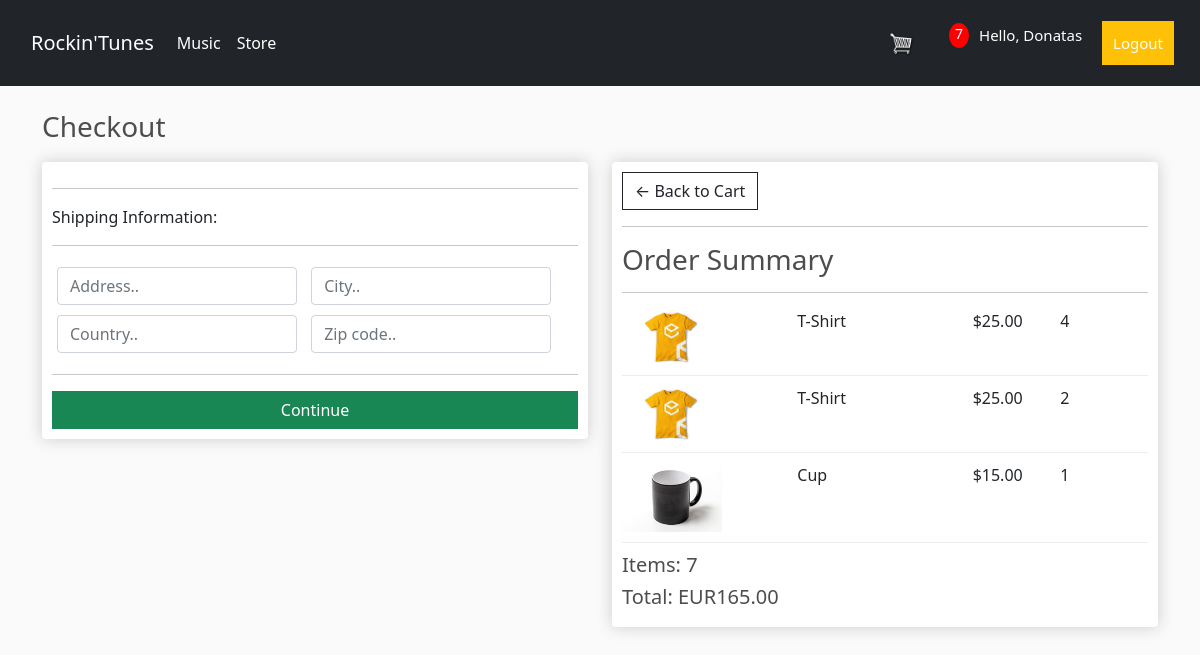
Page /checkout/ (signed in) on the earlier database version.
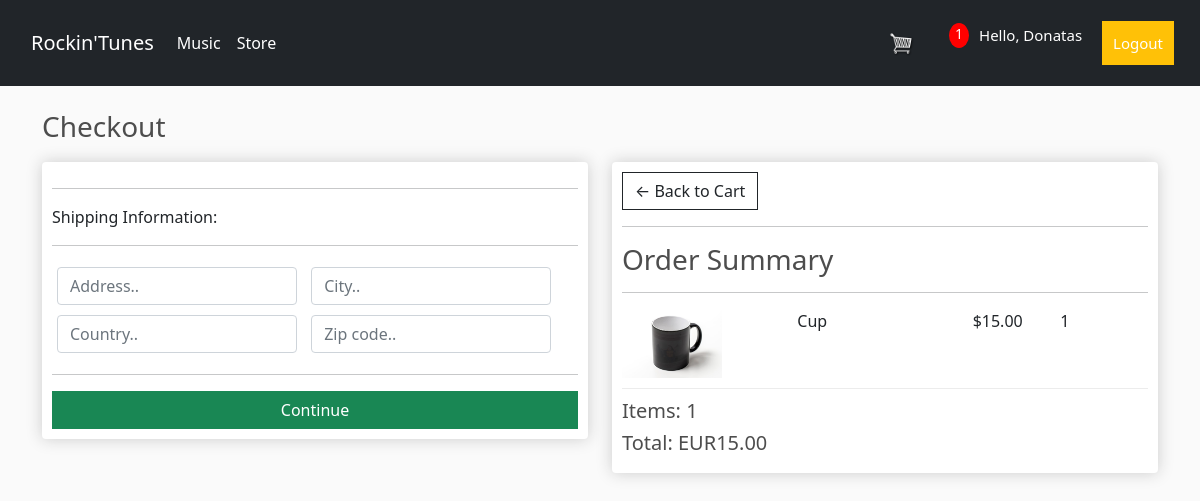
Same page on the later database version.
### store/models.py (models this page shows, shortened)
class OrderItem(models.Model):
    product = models.ForeignKey(Product, on_delete=models.SET_NULL, blank=True, null=True)
    albumProduct = models.ForeignKey(AlbumProduct, on_delete=models.SET_NULL, blank=True, null=True)
    order = models.ForeignKey(Order, on_delete=models.SET_NULL, blank=True, null=True)
    quantity = models.IntegerField(default=0, null=True, blank=True)
    date_added = models.DateTimeField(auto_now_add=True)
    @property
    def get_total(self):
        total = self.product.price * self.quantity
        return total

class Product(models.Model):
    name = models.CharField(max_length=200, null=True)
    price = models.DecimalField(max_digits=10, decimal_places=2)
    digital = models.BooleanField(default=False, null=True, blank=False)
    image = models.ImageField(null=True, blank=True)
    @property
    def imageURL(self):
        try:
            url = self.image.url
        except:
            url = ''
        return url

class Order(models.Model):
    customer = models.ForeignKey(Customer, on_delete=models.SET_NULL, blank=True, null=True)
    date_ordered = models.DateTimeField(auto_now_add=True)
    complete = models.BooleanField(default=False, null=True, blank=False)
    transaction_id = models.CharField(max_length=200, null=True)
    @property
    def shipping(self):
        shipping = False
        orderitems = self.orderitem_set.all()
        for i in orderitems:
            if i.product.digital == False:
                shipping = True
        return shipping
    @property
    def get_cart_total(self):
        orderitems = self.orderitem_set.all()
        total = sum([item.get_total for item in orderitems])
        return total
    @property
    def get_cart_items(self):
        orderitems = self.orderitem_set.all()
        total = sum([item.quantity for item in orderitems])
        return total

### store/views.py (the view)
# urls.py: path('checkout/', views.checkout, name='checkout'),
def checkout(request):
    if request.user.is_authenticated:
        customer = request.user.customer
        order, created = Order.objects.get_or_create(customer=customer, complete=False)
        items = order.orderitem_set.all()
        cartItems = order.get_cart_items
    else:
        """utils.py"""
        cookieData = cookieCart(request)
        cartItems = cookieData['cartItems']
        order = cookieData['order']
        items = cookieData['items']
    context = {'items': items, 'order': order, 'cartItems': cartItems}
    return render(request, 'store/checkout.html', context)

### store/templates/store/checkout.html (shortened to what this page needs)
{% extends 'store/main.html' %}
{% load static %}
{% block content %}
<h3>Checkout</h3>
<div class="row">
    <div class="col-lg-6">
        <div class="box-element" id="form-wrapper">
            <form id="form">
                <div id="shipping-info">
                    <hr>
		            <p>Shipping Information:</p>
		            <hr>
		            <div class="form-field">
			            <input class="form-control" type="text" name="address" placeholder="Address..">
		            </div>
		            <div class="form-field">
			            <input class="form-control" type="text" name="city" placeholder="City..">
		            </div>
		            <div class="form-field">
			            <input class="form-control" type="text" name="country" placeholder="Country..">
		            </div>
		            <div class="form-field">
			            <input class="form-control" type="text" name="zipcode" placeholder="Zip code..">
		            </div>
                </div>
                <hr>
                <input id="form-button" class="btn btn-success btn-block" type="submit" value="Continue">
            </form>
        </div>
        <br>
    </div>
    <div class="col-lg-6">
        <div class="box-element">
            <a  class="btn btn-outline-dark" href="{% url 'cart' %}">&#x2190; Back to Cart</a>
            <hr>
            <h3>Order Summary</h3>
            <hr>
            {% for item in items %}
            <div class="cart-row">
		        <div style="flex:2"><img class="row-image" src="{{item.product.imageURL}}"></div>
		        <div style="flex:2"><p>{{item.product.name}}</p></div>
		        <div style="flex:1"><p>${{item.product.price}}</p></div>
		        <div style="flex:1"><p>{{item.quantity}}</p></div>
	        </div>
            {% endfor %}
	        <h5>Items: {{order.get_cart_items}}</h5>
	        <h5>Total: EUR{{order.get_cart_total|floatformat:2}}</h5>
        </div>
    </div>
</div>
{% endblock content %}

### store/templates/store/main.html (shortened to what this page needs)
<!DOCTYPE html>
{% load static %}
<html lang="en">
<head>
    <link rel="stylesheet" href="https://stackpath.bootstrapcdn.com/bootstrap/4.3.1/css/bootstrap.min.css">
    <link href="https://cdn.jsdelivr.net/npm/bootstrap@5.1.3/dist/css/bootstrap.min.css" rel="stylesheet"
>
    <link rel="stylesheet" type="text/css" href="{% static 'css/main.css' %}">
</head>
<body>
    <nav class="navbar navbar-expand-lg navbar navbar-dark bg-dark">
        <a class="navbar-brand" href="{% url 'store'%}">Rockin'Tunes</a>
        <div class="collapse navbar-collapse" id="navbarSupportedContent">
            <ul class="navbar-nav me-auto">
                <li class="nav-item active">
                    <a class="nav-link" href="{% url 'music'%}">Music </a>
                </li>
                <li class="nav-item active">
                    <a class="nav-link" href="{% url 'store'%}">Store </a>
                </li>
            </ul>
            <div class="form-inline my-2 my-lg-0">
                <a href="{% url 'cart' %}">
                    <img id="cart-icon" src="{% static 'images/cart.png' %}">
                </a>
                <p id="cart-total">{{cartItems}}</p>
            </div>
            <div class="form-inline my-2 my-lg-0">
                {% if request.user.is_authenticated %}
                    <p class="hello-msg">Hello, {{request.user}}</p>
                    <span><a href="{% url 'logout' %}" class="btn btn-warning hello-msg">Logout</a></span>
                {% else %}
                    <a href="{% url 'login' %}" class="btn btn-warning">Login</a>
                {% endif %}
            </div>
        </div>
    </nav>
    <div class="container">
        <br>
        {% block content %}
        {% endblock content %}
    </div>
</body>
</html>

Differences in the rows shown:
no longer on this page (row unchanged): OrderItem: product.imageURL (picture), product.name "T-Shirt", product.price "25.00", quantity "4"
removed OrderItem: product.imageURL (picture), product.name "T-Shirt", product.price "25.00", quantity "2"
no longer on this page (row edited): Order: get_cart_items "7", get_cart_total "165.00"
added Order: get_cart_items "1", get_cart_total "15.00"
Other differences:
{{ cartItems }}: "7" → "1"
